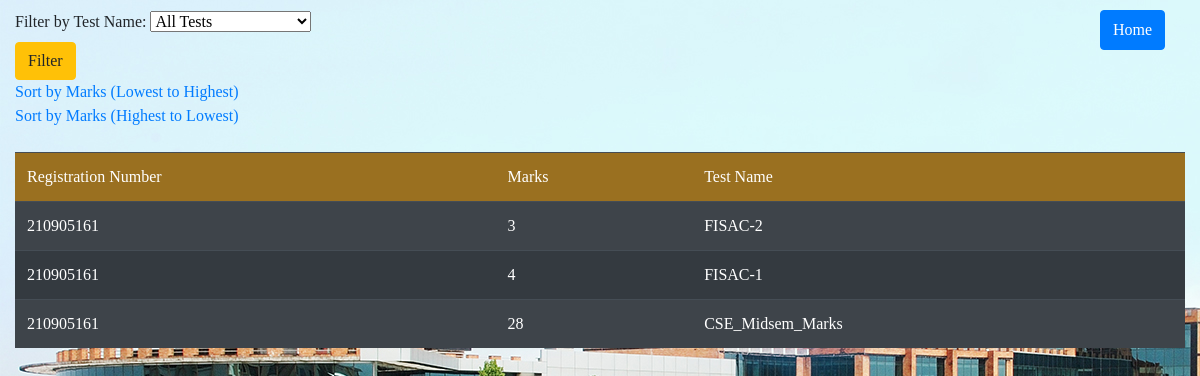
/studentmarks_result/DS/?sort=asc (signed in), run on the app's committed database.
### webapp/models.py (models this page shows)
class Marks(models.Model):
    test_name = models.CharField(max_length=100)
    student_regno = models.ForeignKey(User, to_field='username', on_delete=models.CASCADE, limit_choices_to={'user': 'student'})
    subject = models.CharField(max_length=100)
    marks = models.PositiveIntegerField(default = 0)
    date = models.DateField()

class User(models.Model):
    CHOICES = (('student','student'),('teacher','teacher'))
    username = models.IntegerField(primary_key = True)
    password = models.CharField(max_length = 100)
    user = models.CharField(max_length = 100,choices=CHOICES)

### webapp/views.py (the view)
# urls.py: path('studentmarks_result/<str:subject>/',views.studentmarksResult,name='studentmarksResult'),
def studentmarksResult(request,subject):
    test_name = request.GET.get('test_name')
    sort_order = request.GET.get('sort')
    marks_query = Marks.objects.all()
    student_regno = request.session.get('username')
    marks_query = marks_query.filter(subject=subject,student_regno=student_regno)
    if test_name:
        marks_query = marks_query.filter(test_name=test_name)
    else:
        if sort_order == 'asc':
            marks_query = marks_query.order_by('marks')
        elif sort_order == 'desc':
            marks_query = marks_query.order_by('-marks')
    unique_tests = Marks.objects.values('test_name').annotate(count=Count('test_name'))
    context =  {}
    context['unique_tests'] = unique_tests
    context['marks'] = marks_query
    context['subject'] = subject
    return render(request,'studentmarks_result.html',context)

### webapp/templates/webapp/studentmarks_result.html (shortened to what this page needs)
<!DOCTYPE html>
<html lang="en" xmlns="http://www.w3.org/1999/xhtml">
<head>
    <link rel="stylesheet" href="https://cdn.jsdelivr.net/npm/bootstrap@4.4.1/dist/css/bootstrap.min.css">
    <link href="https://cdn.jsdelivr.net/npm/bootstrap-icons/font/bootstrap-icons.css" rel="stylesheet">
</head>
{% load static %}
<body style="background-image:url({% static 'manipal.jpg' %});font-family:Georgia">
    <div class="container-fluid">
        <div class="d-flex" style="padding-top:10px">
            <form action="/studentmarks_result/{{ subject }}/" method="GET" class="mr-2">
                <label for="test_name">Filter by Test Name:</label>
                <select name="test_name" id="test_name">
                    <option value="">All Tests</option>
                </select><br />
                <input type="submit" value="Filter" class="btn btn-warning"><br />
            </form>
            <button type="submit" class="btn btn-primary" style="height:40px;position:absolute;top:10px;left:1100px"><a href="/index/" style="color:white">Home</a></button>
        </div>
            <a href="/studentmarks_result/{{ subject }}/?sort=asc">Sort by Marks (Lowest to Highest)</a><br />
            <a href="/studentmarks_result/{{ subject }}/?sort=desc">Sort by Marks (Highest to Lowest)</a>
        </div>
        <div class="container-fluid">
            <table class="table table-dark table-striped table-hover mt-4">
                <thead style="background-color: rgba(255, 165, 0, 0.5); border-radius: 20px;">
                <td>Registration Number</td>
                <td>Marks</td>
                <td>Test Name</td>
                </thead>
                {% for mark in marks %}
                <tr>
                    <td>{{ mark.student_regno.username }}</td>
                    <td>{{ mark.marks }}</td>
                    <td>{{ mark.test_name }}</td>
                </tr>
                {% endfor %}
            </table>
        </div>
</body>
</html>

### data on the page
Marks: student_regno.username "210905161", marks "3", test_name "FISAC-2"
Marks: student_regno.username "210905161", marks "4", test_name "FISAC-1"
Marks: student_regno.username "210905161", marks "28", test_name "CSE_Midsem_Marks"
